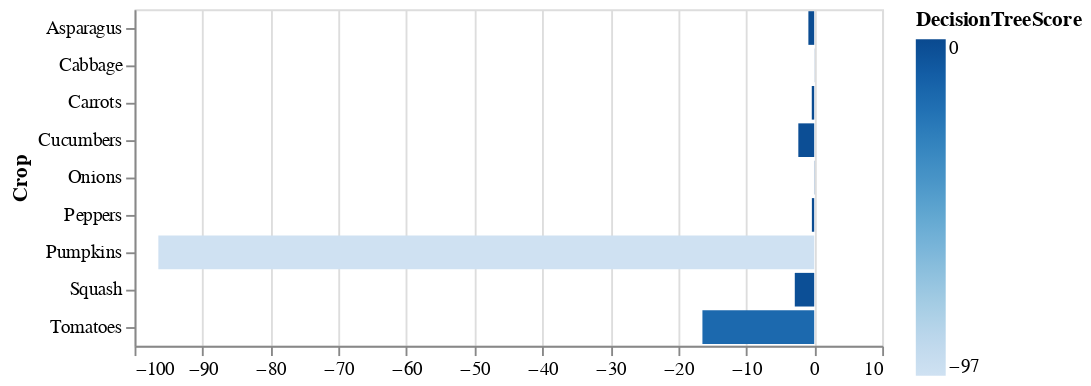

The cell this chart's notebook holds for it:
### Code cell
DT_Scores_chart_mean

### Figure 1 — Vega-Lite specification as saved in the notebook (floating-point values rounded to 4 significant figures)
{"config": {"view": {"continuousWidth": 400, "continuousHeight": 300}}, "data": {"name": "data-b7036edfaadf130d1446ca94847e5e33"}, "mark": "bar", "encoding": {"color": {"condition": {"field": "DecisionTreeScore", "type": "quantitative", "selection": "selector007"}, "value": "grey"}, "tooltip": [{"field": "DecisionTreeScore", "type": "quantitative"}, {"field": "Crop", "type": "nominal"}], "x": {"field": "DecisionTreeScore", "title": "", "type": "quantitative"}, "y": {"field": "Crop", "type": "nominal"}}, "selection": {"selector007": {"type": "single"}}, "$schema": "https://vega.github.io/schema/vega-lite/v4.17.0.json", "datasets": {"data-b7036edfaadf130d1446ca94847e5e33": [{"Crop": "Asparagus", "DecisionTreeScore": -0.8571}, {"Crop": "Cabbage", "DecisionTreeScore": 0.01639}, {"Crop": "Carrots", "DecisionTreeScore": -0.3571}, {"Crop": "Cucumbers", "DecisionTreeScore": -2.337}, {"Crop": "Onions", "DecisionTreeScore": -0.03061}, {"Crop": "Peppers", "DecisionTreeScore": -0.3421}, {"Crop": "Pumpkins", "DecisionTreeScore": -96.5}, {"Crop": "Squash", "DecisionTreeScore": -2.857}, {"Crop": "Tomatoes", "DecisionTreeScore": -16.45}]}}
